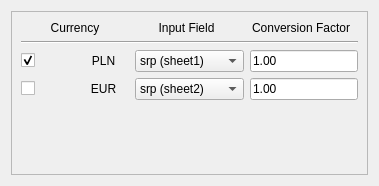
            <widget class="QWidget" name="curr_scroll_area_contents_0">
             <property name="geometry">
              <rect>
               <x>0</x>
               <y>0</y>
               <width>379</width>
               <height>186</height>
              </rect>
             </property>
             <layout class="QGridLayout" name="gridLayout_10">
              <item row="0" column="0">
               <widget class="QFrame" name="curr_frame_0">
                <property name="sizePolicy">
                 <sizepolicy hsizetype="Expanding" vsizetype="Expanding">
                  <horstretch>0</horstretch>
                  <verstretch>0</verstretch>
                 </sizepolicy>
                </property>
                <property name="autoFillBackground">
                 <bool>false</bool>
                </property>
                <property name="frameShape">
                 <enum>QFrame::Shape::StyledPanel</enum>
                </property>
                <property name="frameShadow">
                 <enum>QFrame::Shadow::Raised</enum>
                </property>
                <layout class="QGridLayout" name="gridLayout_17">
                 <item row="3" column="0">
                  <widget class="QCheckBox" name="inluce_currency_10">
                   <property name="text">
                    <string/>
                   </property>
                  </widget>
                 </item>
                 <item row="0" column="2">
                  <widget class="QLabel" name="header_input_label_0">
                   <property name="sizePolicy">
                    <sizepolicy hsizetype="Expanding" vsizetype="Fixed">
                     <horstretch>0</horstretch>
                     <verstretch>0</verstretch>
                    </sizepolicy>
                   </property>
                   <property name="text">
                    <string>Input Field</string>
                   </property>
                   <property name="alignment">
                    <set>Qt::AlignmentFlag::AlignCenter</set>
                   </property>
                  </widget>
                 </item>
                 <item row="3" column="2" colspan="2">
                  <widget class="QComboBox" name="curr_field_combo_01">
                   <property name="sizePolicy">
                    <sizepolicy hsizetype="Expanding" vsizetype="Preferred">
                     <horstretch>0</horstretch>
                     <verstretch>0</verstretch>
                    </sizepolicy>
                   </property>
                   <property name="maximumSize">
                    <size>
                     <width>200</width>
                     <height>16777215</height>
                    </size>
                   </property>
                   <property name="sizeAdjustPolicy">
                    <enum>QComboBox::SizeAdjustPolicy::AdjustToContentsOnFirstShow</enum>
                   </property>
                   <property name="frame">
                    <bool>true</bool>
                   </property>
                   <property name="labelDrawingMode">
                    <enum>QComboBox::LabelDrawingMode::UseStyle</enum>
                   </property>
                   <item>
                    <property name="text">
                     <string>srp (sheet2)</string>
                    </property>
                   </item>
                   <item>
                    <property name="text">
                     <string>name (sheet2)</string>
                    </property>
                   </item>
                  </widget>
                 </item>
                 <item row="1" column="0" colspan="5">
                  <widget class="Line" name="curr_split_line_0">
                   <property name="sizePolicy">
                    <sizepolicy hsizetype="Expanding" vsizetype="Fixed">
                     <horstretch>0</horstretch>
                     <verstretch>0</verstretch>
                    </sizepolicy>
                   </property>
                   <property name="orientation">
                    <enum>Qt::Orientation::Horizontal</enum>
                   </property>
                  </widget>
                 </item>
                 <item row="3" column="1">
                  <widget class="QLabel" name="curr_label_01">
                   <property name="sizePolicy">
                    <sizepolicy hsizetype="Expanding" vsizetype="Fixed">
                     <horstretch>0</horstretch>
                     <verstretch>0</verstretch>
                    </sizepolicy>
                   </property>
                   <property name="minimumSize">
                    <size>
                     <width>50</width>
                     <height>0</height>
                    </size>
                   </property>
                   <property name="text">
                    <string>EUR</string>
                   </property>
                   <property name="alignment">
                    <set>Qt::AlignmentFlag::AlignCenter</set>
                   </property>
                  </widget>
                 </item>
                 <item row="0" column="3" colspan="2">
                  <widget class="QLabel" name="header_cf_label_0">
                   <property name="sizePolicy">
                    <sizepolicy hsizetype="Expanding" vsizetype="Fixed">
                     <horstretch>0</horstretch>
                     <verstretch>0</verstretch>
                    </sizepolicy>
                   </property>
                   <property name="text">
                    <string>Conversion Factor</string>
                   </property>
                   <property name="alignment">
                    <set>Qt::AlignmentFlag::AlignCenter</set>
                   </property>
                  </widget>
                 </item>
                 <item row="2" column="1">
                  <widget class="QLabel" name="curr_label_00">
                   <property name="sizePolicy">
                    <sizepolicy hsizetype="Expanding" vsizetype="Fixed">
                     <horstretch>0</horstretch>
                     <verstretch>0</verstretch>
                    </sizepolicy>
                   </property>
                   <property name="minimumSize">
                    <size>
                     <width>50</width>
                     <height>0</height>
                    </size>
                   </property>
                   <property name="text">
                    <string>PLN</string>
                   </property>
                   <property name="alignment">
                    <set>Qt::AlignmentFlag::AlignCenter</set>
                   </property>
                  </widget>
                 </item>
                 <item row="2" column="4">
                  <widget class="QLineEdit" name="c_factor_ledit_00">
                   <property name="text">
                    <string>1.00</string>
                   </property>
                  </widget>
                 </item>
                 <item row="0" column="0" colspan="2">
                  <widget class="QLabel" name="header_curr_label_0">
                   <property name="sizePolicy">
                    <sizepolicy hsizetype="Expanding" vsizetype="Fixed">
                     <horstretch>0</horstretch>
                     <verstretch>0</verstretch>
                    </sizepolicy>
                   </property>
                   <property name="text">
                    <string>Currency</string>
                   </property>
                   <property name="alignment">
                    <set>Qt::AlignmentFlag::AlignCenter</set>
                   </property>
                  </widget>
                 </item>
                 <item row="3" column="4">
                  <widget class="QLineEdit" name="c_factor_ledit_01">
                   <property name="text">
                    <string>1.00</string>
                   </property>
                  </widget>
                 </item>
                 <item row="2" column="0">
                  <widget class="QCheckBox" name="include_currency_00">
                   <property name="sizePolicy">
                    <sizepolicy hsizetype="Expanding" vsizetype="Fixed">
                     <horstretch>0</horstretch>
                     <verstretch>0</verstretch>
                    </sizepolicy>
                   </property>
                   <property name="text">
                    <string/>
                   </property>
                   <property name="checked">
                    <bool>true</bool>
                   </property>
                  </widget>
                 </item>
                 <item row="2" column="2" colspan="2">
                  <widget class="QComboBox" name="curr_field_combo_00">
                   <property name="sizePolicy">
                    <sizepolicy hsizetype="Expanding" vsizetype="Preferred">
                     <horstretch>0</horstretch>
                     <verstretch>0</verstretch>
                    </sizepolicy>
                   </property>
                   <property name="maximumSize">
                    <size>
                     <width>200</width>
                     <height>16777215</height>
                    </size>
                   </property>
                   <property name="sizeAdjustPolicy">
                    <enum>QComboBox::SizeAdjustPolicy::AdjustToContentsOnFirstShow</enum>
                   </property>
                   <property name="frame">
                    <bool>true</bool>
                   </property>
                   <property name="labelDrawingMode">
                    <enum>QComboBox::LabelDrawingMode::UseStyle</enum>
                   </property>
                   <item>
                    <property name="text">
                     <string>srp (sheet1)</string>
                    </property>
                   </item>
                   <item>
                    <property name="text">
                     <string>name (sheet2)</string>
                    </property>
                   </item>
                  </widget>
                 </item>
                 <item row="4" column="2">
                  <spacer name="verticalSpacer_2">
                   <property name="orientation">
                    <enum>Qt::Orientation::Vertical</enum>
                   </property>
                   <property name="sizeHint" stdset="0">
                    <size>
                     <width>20</width>
                     <height>40</height>
                    </size>
                   </property>
                  </spacer>
                 </item>
                </layout>
               </widget>
              </item>
             </layout>
            </widget>
